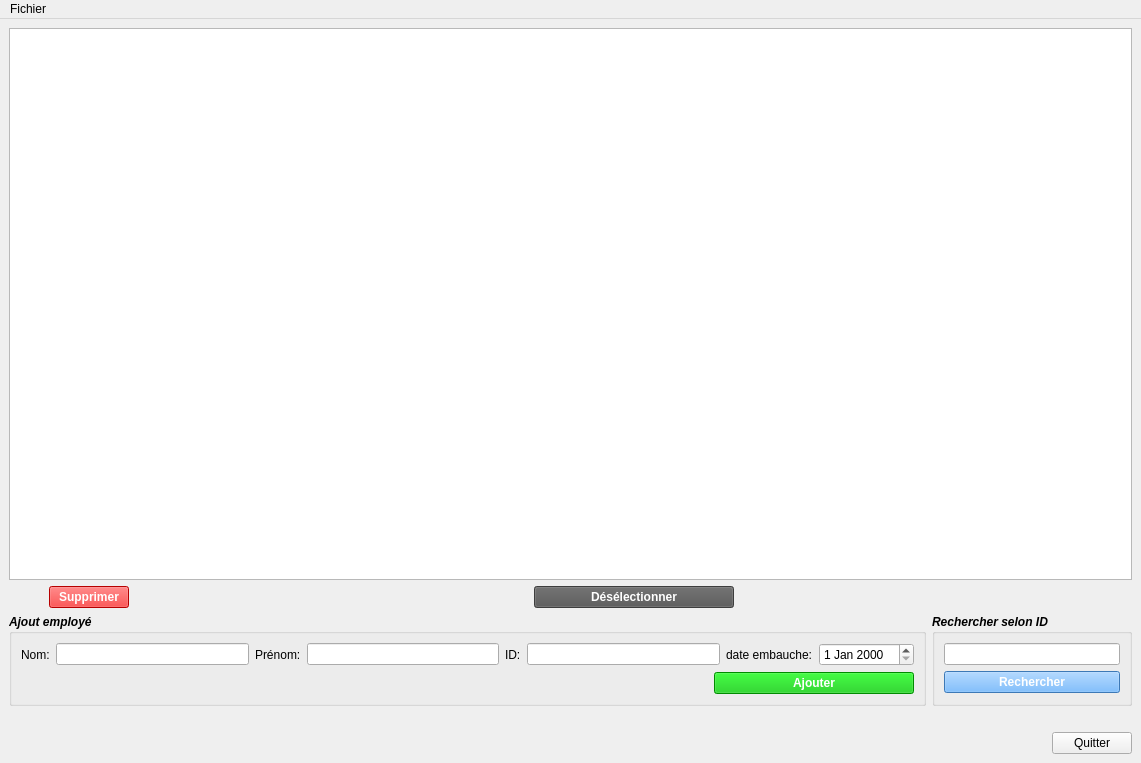
<?xml version="1.0" encoding="UTF-8"?>
<ui version="4.0">
 <class>MainWindow</class>
 <widget class="QMainWindow" name="MainWindow">
  <property name="geometry">
   <rect>
    <x>0</x>
    <y>0</y>
    <width>1141</width>
    <height>763</height>
   </rect>
  </property>
  <property name="windowTitle">
   <string>Employés</string>
  </property>
  <widget class="QWidget" name="centralwidget">
   <layout class="QVBoxLayout" name="verticalLayout_9">
    <item>
     <layout class="QVBoxLayout" name="verticalLayout_3"/>
    </item>
    <item>
     <layout class="QVBoxLayout" name="verticalLayout_8">
      <item>
       <layout class="QVBoxLayout" name="verticalLayout_5">
        <item>
         <widget class="QTableView" name="tableView">
          <property name="sortingEnabled">
           <bool>true</bool>
          </property>
         </widget>
        </item>
        <item>
         <layout class="QHBoxLayout" name="horizontalLayout_4">
          <item>
           <spacer name="horizontalSpacer_4">
            <property name="orientation">
             <enum>Qt::Horizontal</enum>
            </property>
            <property name="sizeType">
             <enum>QSizePolicy::Minimum</enum>
            </property>
            <property name="sizeHint" stdset="0">
             <size>
              <width>40</width>
              <height>20</height>
             </size>
            </property>
           </spacer>
          </item>
          <item>
           <widget class="QPushButton" name="btnSupprime">
            <property name="sizePolicy">
             <sizepolicy hsizetype="Minimum" vsizetype="Minimum">
              <horstretch>0</horstretch>
              <verstretch>0</verstretch>
             </sizepolicy>
            </property>
            <property name="maximumSize">
             <size>
              <width>500</width>
              <height>16777215</height>
             </size>
            </property>
            <property name="palette">
             <palette>
              <active>
               <colorrole role="WindowText">
                <brush brushstyle="SolidPattern">
                 <color alpha="255">
                  <red>255</red>
                  <green>255</green>
                  <blue>255</blue>
                 </color>
                </brush>
               </colorrole>
               <colorrole role="Button">
                <brush brushstyle="SolidPattern">
                 <color alpha="255">
                  <red>255</red>
                  <green>0</green>
                  <blue>0</blue>
                 </color>
                </brush>
               </colorrole>
               <colorrole role="Text">
                <brush brushstyle="SolidPattern">
                 <color alpha="255">
                  <red>255</red>
                  <green>255</green>
                  <blue>255</blue>
                 </color>
                </brush>
               </colorrole>
               <colorrole role="ButtonText">
                <brush brushstyle="SolidPattern">
                 <color alpha="255">
                  <red>255</red>
                  <green>255</green>
                  <blue>255</blue>
                 </color>
                </brush>
               </colorrole>
               <colorrole role="Base">
                <brush brushstyle="SolidPattern">
                 <color alpha="255">
                  <red>255</red>
                  <green>0</green>
                  <blue>0</blue>
                 </color>
                </brush>
               </colorrole>
               <colorrole role="Window">
                <brush brushstyle="SolidPattern">
                 <color alpha="255">
                  <red>255</red>
                  <green>0</green>
                  <blue>0</blue>
                 </color>
                </brush>
               </colorrole>
              </active>
              <inactive>
               <colorrole role="WindowText">
                <brush brushstyle="SolidPattern">
                 <color alpha="255">
                  <red>255</red>
                  <green>255</green>
                  <blue>255</blue>
                 </color>
                </brush>
               </colorrole>
               <colorrole role="Button">
                <brush brushstyle="SolidPattern">
                 <color alpha="255">
                  <red>255</red>
                  <green>0</green>
                  <blue>0</blue>
                 </color>
                </brush>
               </colorrole>
               <colorrole role="Text">
                <brush brushstyle="SolidPattern">
                 <color alpha="255">
                  <red>255</red>
                  <green>255</green>
                  <blue>255</blue>
                 </color>
                </brush>
               </colorrole>
               <colorrole role="ButtonText">
                <brush brushstyle="SolidPattern">
                 <color alpha="255">
                  <red>255</red>
                  <green>255</green>
                  <blue>255</blue>
                 </color>
                </brush>
               </colorrole>
               <colorrole role="Base">
                <brush brushstyle="SolidPattern">
                 <color alpha="255">
                  <red>255</red>
                  <green>0</green>
                  <blue>0</blue>
                 </color>
                </brush>
               </colorrole>
               <colorrole role="Window">
                <brush brushstyle="SolidPattern">
                 <color alpha="255">
                  <red>255</red>
                  <green>0</green>
                  <blue>0</blue>
                 </color>
                </brush>
               </colorrole>
              </inactive>
              <disabled>
               <colorrole role="WindowText">
                <brush brushstyle="SolidPattern">
                 <color alpha="255">
                  <red>255</red>
                  <green>255</green>
                  <blue>255</blue>
                 </color>
                </brush>
               </colorrole>
               <colorrole role="Button">
                <brush brushstyle="SolidPattern">
                 <color alpha="255">
                  <red>255</red>
                  <green>0</green>
                  <blue>0</blue>
                 </color>
                </brush>
               </colorrole>
               <colorrole role="Text">
                <brush brushstyle="SolidPattern">
                 <color alpha="255">
                  <red>255</red>
                  <green>255</green>
                  <blue>255</blue>
                 </color>
                </brush>
               </colorrole>
               <colorrole role="ButtonText">
                <brush brushstyle="SolidPattern">
                 <color alpha="255">
                  <red>255</red>
                  <green>255</green>
                  <blue>255</blue>
                 </color>
                </brush>
               </colorrole>
               <colorrole role="Base">
                <brush brushstyle="SolidPattern">
                 <color alpha="255">
                  <red>255</red>
                  <green>0</green>
                  <blue>0</blue>
                 </color>
                </brush>
               </colorrole>
               <colorrole role="Window">
                <brush brushstyle="SolidPattern">
                 <color alpha="255">
                  <red>255</red>
                  <green>0</green>
                  <blue>0</blue>
                 </color>
                </brush>
               </colorrole>
              </disabled>
             </palette>
            </property>
            <property name="font">
             <font>
              <weight>75</weight>
              <bold>true</bold>
             </font>
            </property>
            <property name="styleSheet">
             <string notr="true">background-color: rgb(255, 0, 0);
color: rgb(255, 255, 255);</string>
            </property>
            <property name="text">
             <string>Supprimer</string>
            </property>
           </widget>
          </item>
          <item>
           <spacer name="horizontalSpacer_5">
            <property name="orientation">
             <enum>Qt::Horizontal</enum>
            </property>
            <property name="sizeHint" stdset="0">
             <size>
              <width>40</width>
              <height>20</height>
             </size>
            </property>
           </spacer>
          </item>
          <item>
           <widget class="QPushButton" name="btnDeselectionner">
            <property name="minimumSize">
             <size>
              <width>200</width>
              <height>0</height>
             </size>
            </property>
            <property name="font">
             <font>
              <weight>75</weight>
              <bold>true</bold>
             </font>
            </property>
            <property name="styleSheet">
             <string notr="true">color: rgb(255, 255, 255);
background-color: rgb(85, 85, 85);</string>
            </property>
            <property name="text">
             <string>Désélectionner</string>
            </property>
           </widget>
          </item>
          <item>
           <spacer name="horizontalSpacer_3">
            <property name="orientation">
             <enum>Qt::Horizontal</enum>
            </property>
            <property name="sizeType">
             <enum>QSizePolicy::Expanding</enum>
            </property>
            <property name="sizeHint" stdset="0">
             <size>
              <width>40</width>
              <height>20</height>
             </size>
            </property>
           </spacer>
          </item>
         </layout>
        </item>
       </layout>
      </item>
      <item>
       <layout class="QHBoxLayout" name="horizontalLayout_5">
        <item>
         <widget class="QGroupBox" name="groupBox">
          <property name="font">
           <font>
            <weight>75</weight>
            <italic>true</italic>
            <bold>true</bold>
           </font>
          </property>
          <property name="styleSheet">
           <string notr="true"/>
          </property>
          <property name="title">
           <string>Ajout employé</string>
          </property>
          <layout class="QVBoxLayout" name="verticalLayout_4">
           <item>
            <layout class="QVBoxLayout" name="verticalLayout">
             <item>
              <layout class="QHBoxLayout" name="horizontalLayout">
               <item>
                <widget class="QLabel" name="label">
                 <property name="font">
                  <font>
                   <weight>50</weight>
                   <italic>false</italic>
                   <bold>false</bold>
                  </font>
                 </property>
                 <property name="text">
                  <string>Nom:</string>
                 </property>
                </widget>
               </item>
               <item>
                <widget class="QLineEdit" name="leNom">
                 <property name="font">
                  <font>
                   <weight>50</weight>
                   <italic>false</italic>
                   <bold>false</bold>
                  </font>
                 </property>
                </widget>
               </item>
               <item>
                <widget class="QLabel" name="label_2">
                 <property name="font">
                  <font>
                   <weight>50</weight>
                   <italic>false</italic>
                   <bold>false</bold>
                  </font>
                 </property>
                 <property name="text">
                  <string>Prénom:</string>
                 </property>
                </widget>
               </item>
               <item>
                <widget class="QLineEdit" name="lePrenom">
                 <property name="font">
                  <font>
                   <weight>50</weight>
                   <italic>false</italic>
                   <bold>false</bold>
                  </font>
                 </property>
                </widget>
               </item>
               <item>
                <widget class="QLabel" name="label_3">
                 <property name="font">
                  <font>
                   <weight>50</weight>
                   <italic>false</italic>
                   <bold>false</bold>
                  </font>
                 </property>
                 <property name="text">
                  <string>ID:</string>
                 </property>
                </widget>
               </item>
               <item>
                <widget class="QLineEdit" name="leID">
                 <property name="maximumSize">
                  <size>
                   <width>200</width>
                   <height>16777215</height>
                  </size>
                 </property>
                 <property name="font">
                  <font>
                   <weight>50</weight>
                   <italic>false</italic>
                   <bold>false</bold>
                  </font>
                 </property>
                </widget>
               </item>
               <item>
                <widget class="QLabel" name="label_4">
                 <property name="font">
                  <font>
                   <weight>50</weight>
                   <italic>false</italic>
                   <bold>false</bold>
                  </font>
                 </property>
                 <property name="text">
                  <string>date embauche:</string>
                 </property>
                </widget>
               </item>
               <item>
                <widget class="QDateEdit" name="dateEdit">
                 <property name="font">
                  <font>
                   <weight>50</weight>
                   <italic>false</italic>
                   <bold>false</bold>
                  </font>
                 </property>
                </widget>
               </item>
              </layout>
             </item>
             <item>
              <layout class="QHBoxLayout" name="horizontalLayout_2">
               <item>
                <spacer name="horizontalSpacer">
                 <property name="orientation">
                  <enum>Qt::Horizontal</enum>
                 </property>
                 <property name="sizeType">
                  <enum>QSizePolicy::Expanding</enum>
                 </property>
                 <property name="sizeHint" stdset="0">
                  <size>
                   <width>500</width>
                   <height>20</height>
                  </size>
                 </property>
                </spacer>
               </item>
               <item>
                <widget class="QPushButton" name="btnAjout">
                 <property name="sizePolicy">
                  <sizepolicy hsizetype="Minimum" vsizetype="Fixed">
                   <horstretch>0</horstretch>
                   <verstretch>0</verstretch>
                  </sizepolicy>
                 </property>
                 <property name="minimumSize">
                  <size>
                   <width>200</width>
                   <height>0</height>
                  </size>
                 </property>
                 <property name="font">
                  <font>
                   <weight>75</weight>
                   <italic>false</italic>
                   <bold>true</bold>
                  </font>
                 </property>
                 <property name="styleSheet">
                  <string notr="true">background-color: rgb(0, 194, 0);
color: rgb(255, 255, 255);</string>
                 </property>
                 <property name="text">
                  <string>Ajouter</string>
                 </property>
                </widget>
               </item>
              </layout>
             </item>
            </layout>
           </item>
          </layout>
         </widget>
        </item>
        <item>
         <widget class="QGroupBox" name="groupBox_2">
          <property name="maximumSize">
           <size>
            <width>200</width>
            <height>16777215</height>
           </size>
          </property>
          <property name="font">
           <font>
            <weight>75</weight>
            <italic>true</italic>
            <bold>true</bold>
           </font>
          </property>
          <property name="title">
           <string>Rechercher selon ID</string>
          </property>
          <layout class="QVBoxLayout" name="verticalLayout_7">
           <item>
            <layout class="QVBoxLayout" name="verticalLayout_6">
             <item>
              <widget class="QLineEdit" name="leRechercheID">
               <property name="font">
                <font>
                 <weight>50</weight>
                 <italic>false</italic>
                 <bold>false</bold>
                </font>
               </property>
              </widget>
             </item>
             <item>
              <widget class="QPushButton" name="btnRechercher">
               <property name="font">
                <font>
                 <weight>75</weight>
                 <italic>false</italic>
                 <bold>true</bold>
                </font>
               </property>
               <property name="styleSheet">
                <string notr="true">color: rgb(255, 255, 255);
background-color: rgb(85, 170, 255);</string>
               </property>
               <property name="text">
                <string>Rechercher</string>
               </property>
              </widget>
             </item>
            </layout>
           </item>
          </layout>
         </widget>
        </item>
       </layout>
      </item>
      <item>
       <layout class="QVBoxLayout" name="verticalLayout_2">
        <item>
         <spacer name="verticalSpacer">
          <property name="orientation">
           <enum>Qt::Vertical</enum>
          </property>
          <property name="sizeType">
           <enum>QSizePolicy::Fixed</enum>
          </property>
          <property name="sizeHint" stdset="0">
           <size>
            <width>20</width>
            <height>20</height>
           </size>
          </property>
         </spacer>
        </item>
        <item>
         <layout class="QHBoxLayout" name="horizontalLayout_3">
          <item>
           <spacer name="horizontalSpacer_2">
            <property name="orientation">
             <enum>Qt::Horizontal</enum>
            </property>
            <property name="sizeHint" stdset="0">
             <size>
              <width>40</width>
              <height>20</height>
             </size>
            </property>
           </spacer>
          </item>
          <item>
           <widget class="QPushButton" name="btnQuit">
            <property name="text">
             <string>Quitter</string>
            </property>
           </widget>
          </item>
         </layout>
        </item>
       </layout>
      </item>
     </layout>
    </item>
   </layout>
  </widget>
  <widget class="QMenuBar" name="menubar">
   <property name="geometry">
    <rect>
     <x>0</x>
     <y>0</y>
     <width>1141</width>
     <height>21</height>
    </rect>
   </property>
   <widget class="QMenu" name="menuFichier">
    <property name="title">
     <string>Fichier</string>
    </property>
    <addaction name="actionCharger_des_donn_es"/>
    <addaction name="actionSauvegarder_des_donn_es"/>
    <addaction name="separator"/>
    <addaction name="actionQuitter"/>
   </widget>
   <addaction name="menuFichier"/>
  </widget>
  <action name="actionCharger_des_donn_es">
   <property name="text">
    <string>Charger des données</string>
   </property>
  </action>
  <action name="actionSauvegarder_des_donn_es">
   <property name="text">
    <string>Sauvegarder des données</string>
   </property>
  </action>
  <action name="actionQuitter">
   <property name="text">
    <string>Quitter</string>
   </property>
  </action>
 </widget>
 <resources/>
 <connections/>
</ui>
